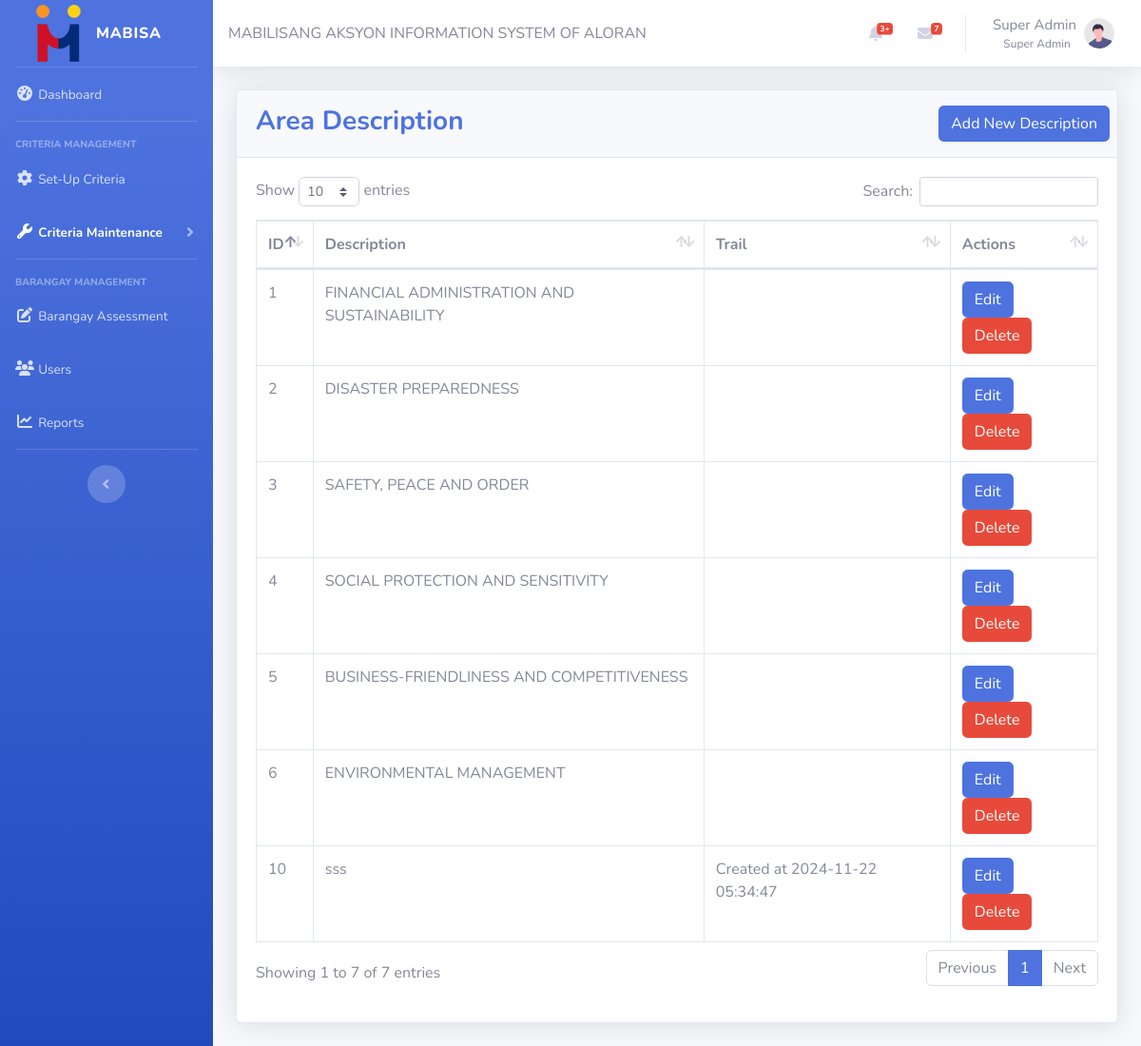
The app's page /Admin/area_description/index.php (signed in) with its own data.
### tables this page shows
CREATE TABLE users (
	id int AUTO_INCREMENT PRIMARY KEY,  
  full_name varchar(100) NOT NULL,
  username varchar(100) NOT NULL UNIQUE,
  password varchar(100) NOT NULL,
  email varchar(100) NOT NULL UNIQUE,
  mobile_num varchar(10) NOT NULL UNIQUE,
  role_id int,
  is_disabled boolean NOT NULL DEFAULT false,
  profile_pic varchar(200),
  last_modified TIMESTAMP DEFAULT CURRENT_TIMESTAMP ON UPDATE CURRENT_TIMESTAMP,
  FOREIGN KEY (role_id) REFERENCES roles(id) ON DELETE SET NULL  
);

CREATE TABLE `maintenance_area_description` (
  `keyctr` bigint(20) NOT NULL,
  `description` varchar(200) NOT NULL,
  `trail` text NOT NULL
);

### Admin/common/auth.php (called while the page is built, shortened)
<?php
$pathPrepend = isset($isInFolder) ? '../../' : '../';
$customUserID = 'self';
require $pathPrepend . 'api/get_user.php';
function getPermissions($isBarPerms = false): array | string
{
  global $userData;
  if ($userData['role'] == 'Super Admin') return 'all';
  $sql = '';
  global $pdo;
  $query = $pdo->prepare($sql);
  $query->execute([':id' => $userData['id']]);
  $permissions = $query->fetch();
  $permissions = array_keys(array_filter($permissions, function ($value) {
    return $value == 1;
  }));
  return $permissions;
}
$userGenPerms = getPermissions();
$userBarPerms = getPermissions(true);

### api/get_user.php (called while the page is built, shortened)
<?php
require_once 'get_role_name.php';
require_once (isset($isInFolder) ? '../' : '') . '../db/db.php';
$isGetMethod = $_SERVER['REQUEST_METHOD'] === 'GET';
function getUser(string $id)
{
  global $pdo;
  global $customUserID;
  if ($id === 'self') {
    $id = $_COOKIE['id'];
  }
  $sql = "SELECT * FROM users WHERE id=:id LIMIT 1";
  $stmt = $pdo->prepare($sql);
  $stmt->execute([':id' => $id]);
  $user = $stmt->fetch(PDO::FETCH_ASSOC);
  $user['role'] = getRoleName($pdo, $user['role_id']);
  return (isset($customUserID) ? $user :  json_encode($user));
}
try {
  if (isset($customUserID)) {
    $userData = getUser($customUserID);
  } else {
    echo getUser($_GET['id']);
  }
} catch (Exception $e) {
  writeLog($e);
  http_response_code(500);
  echo json_encode($e->getMessage());
}

### api/get_role_name.php (called while the page is built)
<?php
function getRoleName(\PDO $pdo, int $roleID): string
{
  $sql = "SELECT * FROM roles WHERE id=:role_id LIMIT 1";
  $stmt = $pdo->prepare($sql);
  $stmt->execute([':role_id' => $roleID]);
  $role = $stmt->fetch(PDO::FETCH_ASSOC);
  return (isset($role) ? $role['name'] : '--');
}

### Admin/area_description/index.php (the view, shortened to what this page needs)
<?php
$isInFolder = true;
require '../common/auth.php';
require_once '../../db/db.php';
$stmt = $pdo->query("SELECT * FROM maintenance_area_description");
$stmt->execute();
$data = $stmt->fetchAll(PDO::FETCH_ASSOC);
?>
<!DOCTYPE html>
<html lang="en">
<head>
  <?php
  require '../common/head.php' ?>
</head>
<body id="page-top">
  <div id="wrapper">
    <?php
    $isCriteriaPhp = true;
    require '../common/sidebar.php' ?>
    <div id="content-wrapper" class="d-flex flex-column">
      <div id="content">
        <?php require '../common/nav.php' ?>
        <div class="container-fluid">
          <div class="card shadow mb-4">
            <div class="card-header py-3">
              <div style="float: left;">
                <h3 class="m-0 font-weight-bold text-primary">Area Description</h3>
              </div>
              <div style="float: right;">
                <div class="row">
                  <a class="btn btn-primary" id="open-add-modal">Add New Description</a>
                </div>
              </div>
            </div>
            <div class="card-body">
              <div class="table table-responsive">
                <table id="maintenanceTable" class="table table-bordered">
                  <thead>
                    <tr>
                      <th>ID</th>
                      <th>Description</th>
                      <th>Trail</th>
                      <th>Actions</th>
                    </tr>
                  </thead>
                  <tbody>
                    <?php foreach ($data as $row):
                    ?>
                      <tr>
                        <td><?php echo $row['keyctr']; ?></td>
                        <td><?php echo $row['description']; ?></td>
                        <td><?php echo $row['trail']; ?></td>
                        <td>
                          <button class="btn btn-primary edit-btn" data-id="<?php echo $row['keyctr']; ?>">
                            Edit
                          </button>
                          <a href="delete_description.php?keyctr=<?php echo $row['keyctr']; ?>" class="btn btn-danger delete-btn"
                            data-id="<?php echo $row['keyctr']; ?>">Delete</a>
                        </td>
                      </tr>
                    <?php endforeach ?>
                  </tbody>
                </table>
              </div>
            </div>
          </div>
        </div>
      </div>
    </div>
  </div>
</body>
</html>

### Admin/common/head.php (shortened to what this page needs)
<link href="<?= $pathPrepend ?>vendor/fontawesome-free/css/all.min.css" rel="stylesheet" type="text/css">
<link href="<?= $pathPrepend ?>vendor/datatables/dataTables.bootstrap4.min.css" rel="stylesheet" />
<link href="<?= $pathPrepend ?>css/sb-admin-2.min.css" rel="stylesheet" />

### Admin/common/sidebar.php (shortened to what this page needs)
<?php
global $userBarPerms;
global $userGenPerms;
?>
<ul class="navbar-nav bg-gradient-primary sidebar sidebar-dark accordion" id="accordionSidebar">
  <a class="sidebar-brand d-flex align-items-center justify-content-center"
    href="dashboard.php">
    <div class="sidebar-brand-icon">
      <i><img src="<?= $pathPrepend ?>img/logo.png" height="60px" /></i>
    </div>
    <div class="sidebar-brand-text mx-3">MABISA</div>
  </a>
  <hr class="sidebar-divider my-0" />
  <li class="nav-item <?= '' ?>">
    <a class="nav-link" href="<?php echo isset($isInFolder) ? '../' : ''; ?>dashboard.php">
      <i class="fas fa-fw fa-tachometer-alt"></i>
      <span>Dashboard</span></a>
  </li>
  <?php
  if ((is_string($userGenPerms) && $userGenPerms == 'all') || !empty(array_filter($userGenPerms ?? [], function ($value) {
    return str_contains($value, 'criteria');
  }))):
  ?>
    <hr class="sidebar-divider" />
    <div class="sidebar-heading">Criteria Management</div>
    <li class="nav-item <?= isset($isSetupCriteriaPhp) ? 'active' : '' ?>">
      <a class="nav-link collapsed" href="<?php echo isset($isInFolder) ? '../' : ''; ?>criteria/">
        <i class="fas fa-fw fa-cog"></i>
        <span>Set-Up Criteria</span>
      </a>
    </li>
    <li class="nav-item <?= isset($isCriteriaPhp) ? 'active' : '' ?>">
      <a class="nav-link collapsed" href="#" data-toggle="collapse" data-target="#collapseUtilities" aria-expanded="true"
        aria-controls="collapseUtilities">
        <i class="fas fa-fw fa-wrench"></i>
        <span>Criteria Maintenance</span>
      </a>
    </li>
  <?php endif; ?>
  <hr class="sidebar-divider" />
  <div class="sidebar-heading">Barangay Management</div>
  <?php
  if ((is_string($userBarPerms) && $userBarPerms == 'all') || !empty(array_filter($userBarPerms ?? [], function ($value) {
    return str_contains($value, 'assessment');
  })) || !empty($userBarPerms)):
  ?>
    <li class="nav-item <?= isset($isInFolderessmentPhp) ? 'active' : '' ?>">
      <a class="nav-link" href="<?php echo isset($isInFolder) ? '../' : ''; ?>bar_assessment.php">
        <i class="fas fa-fw fa-edit"></i>
        <span>Barangay Assessment</span></a>
    </li>
  <?php
  endif;
  ?>
  <?php
  if ((is_string($userGenPerms) && $userGenPerms == 'all') || !empty(array_filter($userGenPerms ?? [], function ($value) {
    return str_contains($value, 'user');
  }))):
  ?>
    <li class="nav-item <?= isset($isUsersPhp) ? 'active' : '' ?>">
      <a class="nav-link" href="<?php echo isset($isInFolder) ? '../' : ''; ?>users.php">
        <i class="fas fa-fw fa-users"></i>
        <span>Users</span></a>
    </li>
  <?php
  endif;
  ?>
  <?php
  global $userGenPerms;
  if ((is_string($userGenPerms) && $userGenPerms == 'all') || !empty(array_filter($userGenPerms ?? [], function ($value) {
    return str_contains($value, 'user');
  }))):
  ?>
    <li class="nav-item <?= isset($isReports) ? 'active' : '' ?>">
      <a class="nav-link" href="<?php echo isset($isInFolder) ? '../' : ''; ?>reports.php">
        <i class="fas fa-fw fa-chart-line"></i>
        <span>Reports</span></a>
    </li>
  <?php
  endif;
  ?>
  <hr class="sidebar-divider d-none d-md-block" />
  <div class="text-center d-none d-md-inline">
    <button class="rounded-circle border-0" id="sidebarToggle"></button>
  </div>
</ul>

### Admin/common/nav.php (shortened to what this page needs)
<nav class="navbar navbar-expand navbar-light bg-white topbar mb-4 static-top shadow">
  <div class="header-title">
    MABILISANG AKSYON INFORMATION SYSTEM OF ALORAN
  </div>
  <ul class="navbar-nav ml-auto">
    <li class="nav-item dropdown no-arrow mx-1">
      <a class="nav-link dropdown-toggle" href="#" id="alertsDropdown" role="button" data-toggle="dropdown"
        aria-haspopup="true" aria-expanded="false">
        <i class="fas fa-bell fa-fw"></i>
        <span class="badge badge-danger badge-counter">3+</span>
      </a>
    </li>
    <li class="nav-item dropdown no-arrow mx-1">
      <a class="nav-link dropdown-toggle" href="#" id="messagesDropdown" role="button" data-toggle="dropdown"
        aria-haspopup="true" aria-expanded="false">
        <i class="fas fa-envelope fa-fw"></i>
        <span class="badge badge-danger badge-counter">7</span>
      </a>
    </li>
    <li class="nav-item dropdown no-arrow">
      <a class="nav-link dropdown-toggle" href="#" id="userDropdown" role="button" data-toggle="dropdown"
        aria-haspopup="true" aria-expanded="false">
        <span class="mr-2 mt-3 d-none d-lg-inline text-gray-600 small" style="font-size: 15px"><?= $userData['full_name'] ?? '' ?><br>
          <p class="text-right" style="font-size: 12px"><?= $userData['role'] ?? '' ?> &nbsp;</p>
        </span>
        <img class="img-profile rounded-circle"
          src="<?= !empty($userData['profile_pic']) && is_file($userData['profile_pic']) ?  $userData['profile_pic'] : $pathPrepend . 'img/undraw_profile.svg' ?>" />
      </a>
    </li>
  </ul>
</nav>

### records on screen
users: full_name "Super Admin"
maintenance_area_description: keyctr "1", description "FINANCIAL ADMINISTRATION AND SUSTAINABILITY"
maintenance_area_description: keyctr "2", description "DISASTER PREPAREDNESS"
maintenance_area_description: keyctr "3", description "SAFETY, PEACE AND ORDER"
maintenance_area_description: keyctr "4", description "SOCIAL PROTECTION AND SENSITIVITY"
maintenance_area_description: keyctr "5", description "BUSINESS-FRIENDLINESS AND COMPETITIVENESS"
maintenance_area_description: keyctr "6", description "ENVIRONMENTAL MANAGEMENT"
maintenance_area_description: keyctr "10", description "sss", trail "Created at 2024-11-22 05:34:47"
